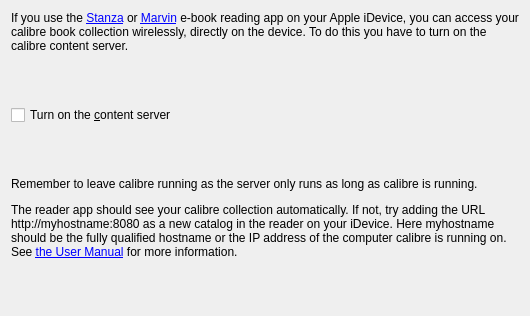
<?xml version="1.0" encoding="UTF-8"?>
<ui version="4.0">
 <class>WizardPage</class>
 <widget class="QWizardPage" name="WizardPage">
  <property name="geometry">
   <rect>
    <x>0</x>
    <y>0</y>
    <width>530</width>
    <height>316</height>
   </rect>
  </property>
  <property name="windowTitle">
   <string>WizardPage</string>
  </property>
  <property name="title">
   <string>Welcome to calibre</string>
  </property>
  <property name="subTitle">
   <string>The one stop solution to all your e-book needs.</string>
  </property>
  <layout class="QVBoxLayout" name="verticalLayout">
   <item>
    <widget class="QLabel" name="label">
     <property name="text">
      <string>&lt;p&gt;If you use the &lt;a href=&quot;http://www.lexcycle.com/download&quot;&gt;Stanza&lt;/a&gt; or &lt;a href=&quot;http://marvinapp.com/&quot;&gt;Marvin&lt;/a&gt; e-book reading app on your Apple iDevice, you can access your calibre book collection wirelessly, directly on the device. To do this you have to turn on the calibre content server.</string>
     </property>
     <property name="wordWrap">
      <bool>true</bool>
     </property>
     <property name="openExternalLinks">
      <bool>true</bool>
     </property>
    </widget>
   </item>
   <item>
    <spacer name="verticalSpacer_2">
     <property name="orientation">
      <enum>Qt::Vertical</enum>
     </property>
     <property name="sizeHint" stdset="0">
      <size>
       <width>20</width>
       <height>40</height>
      </size>
     </property>
    </spacer>
   </item>
   <item>
    <widget class="QCheckBox" name="content_server">
     <property name="text">
      <string>Turn on the &amp;content server</string>
     </property>
    </widget>
   </item>
   <item>
    <spacer name="verticalSpacer_3">
     <property name="orientation">
      <enum>Qt::Vertical</enum>
     </property>
     <property name="sizeHint" stdset="0">
      <size>
       <width>20</width>
       <height>40</height>
      </size>
     </property>
    </spacer>
   </item>
   <item>
    <widget class="QLabel" name="instructions">
     <property name="text">
      <string>&lt;p&gt;Remember to leave calibre running as the server only runs as long as calibre is running.
&lt;p&gt;The reader app should see your calibre collection automatically. If not, try adding the URL http://myhostname:8080 as a new catalog in the reader on your iDevice. Here myhostname should be the fully qualified hostname or the IP address of the computer calibre is running on. See &lt;a href=&quot;http://manual.calibre-ebook.com/faq.html#how-do-i-use-app-with-my-ipad-iphone-ipod-touch&quot;&gt;the User Manual&lt;/a&gt; for more information.</string>
     </property>
     <property name="wordWrap">
      <bool>true</bool>
     </property>
    </widget>
   </item>
   <item>
    <spacer name="verticalSpacer">
     <property name="orientation">
      <enum>Qt::Vertical</enum>
     </property>
     <property name="sizeHint" stdset="0">
      <size>
       <width>20</width>
       <height>40</height>
      </size>
     </property>
    </spacer>
   </item>
  </layout>
 </widget>
 <resources/>
 <connections/>
</ui>
